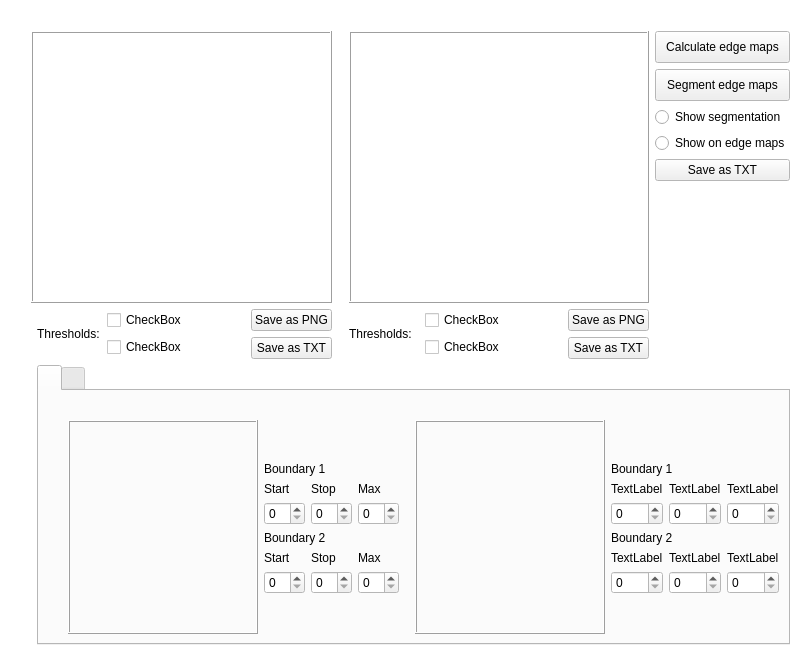
          <widget class="QWidget" name="scrollAreaWidgetContents_4">
           <property name="geometry">
            <rect>
             <x>0</x>
             <y>0</y>
             <width>801</width>
             <height>656</height>
            </rect>
           </property>
           <property name="palette">
            <palette>
             <active>
              <colorrole role="Base">
               <brush brushstyle="SolidPattern">
                <color alpha="255">
                 <red>255</red>
                 <green>255</green>
                 <blue>255</blue>
                </color>
               </brush>
              </colorrole>
              <colorrole role="Window">
               <brush brushstyle="SolidPattern">
                <color alpha="255">
                 <red>255</red>
                 <green>255</green>
                 <blue>255</blue>
                </color>
               </brush>
              </colorrole>
             </active>
             <inactive>
              <colorrole role="Base">
               <brush brushstyle="SolidPattern">
                <color alpha="255">
                 <red>255</red>
                 <green>255</green>
                 <blue>255</blue>
                </color>
               </brush>
              </colorrole>
              <colorrole role="Window">
               <brush brushstyle="SolidPattern">
                <color alpha="255">
                 <red>255</red>
                 <green>255</green>
                 <blue>255</blue>
                </color>
               </brush>
              </colorrole>
             </inactive>
             <disabled>
              <colorrole role="Base">
               <brush brushstyle="SolidPattern">
                <color alpha="255">
                 <red>255</red>
                 <green>255</green>
                 <blue>255</blue>
                </color>
               </brush>
              </colorrole>
              <colorrole role="Window">
               <brush brushstyle="SolidPattern">
                <color alpha="255">
                 <red>255</red>
                 <green>255</green>
                 <blue>255</blue>
                </color>
               </brush>
              </colorrole>
             </disabled>
            </palette>
           </property>
           <layout class="QGridLayout" name="gridLayout_26">
            <item row="5" column="0">
             <spacer name="verticalSpacer_17">
              <property name="orientation">
               <enum>Qt::Vertical</enum>
              </property>
              <property name="sizeHint" stdset="0">
               <size>
                <width>20</width>
                <height>40</height>
               </size>
              </property>
             </spacer>
            </item>
            <item row="2" column="0">
             <spacer name="verticalSpacer_18">
              <property name="orientation">
               <enum>Qt::Vertical</enum>
              </property>
              <property name="sizeHint" stdset="0">
               <size>
                <width>20</width>
                <height>136</height>
               </size>
              </property>
             </spacer>
            </item>
            <item row="3" column="5" colspan="2">
             <layout class="QGridLayout" name="gridLayout_14">
              <item row="0" column="1">
               <widget class="QCheckBox" name="checkBox_12">
                <property name="text">
                 <string>CheckBox</string>
                </property>
               </widget>
              </item>
              <item row="1" column="1">
               <widget class="QCheckBox" name="checkBox_13">
                <property name="text">
                 <string>CheckBox</string>
                </property>
               </widget>
              </item>
              <item row="0" column="0" rowspan="2">
               <widget class="QLabel" name="label_22">
                <property name="text">
                 <string>Thresholds:</string>
                </property>
               </widget>
              </item>
             </layout>
            </item>
            <item row="1" column="0">
             <spacer name="verticalSpacer_16">
              <property name="orientation">
               <enum>Qt::Vertical</enum>
              </property>
              <property name="sizeType">
               <enum>QSizePolicy::Fixed</enum>
              </property>
              <property name="sizeHint" stdset="0">
               <size>
                <width>20</width>
                <height>150</height>
               </size>
              </property>
             </spacer>
            </item>
            <item row="0" column="4">
             <spacer name="horizontalSpacer_27">
              <property name="orientation">
               <enum>Qt::Horizontal</enum>
              </property>
              <property name="sizeType">
               <enum>QSizePolicy::Fixed</enum>
              </property>
              <property name="sizeHint" stdset="0">
               <size>
                <width>5</width>
                <height>20</height>
               </size>
              </property>
             </spacer>
            </item>
            <item row="3" column="3">
             <layout class="QGridLayout" name="gridLayout_15">
              <item row="0" column="1">
               <widget class="QPushButton" name="pushButton_9">
                <property name="text">
                 <string>Save as PNG</string>
                </property>
               </widget>
              </item>
              <item row="1" column="1">
               <widget class="QPushButton" name="pushButton_10">
                <property name="text">
                 <string>Save as TXT</string>
                </property>
               </widget>
              </item>
              <item row="0" column="0" rowspan="2">
               <spacer name="horizontalSpacer_30">
                <property name="orientation">
                 <enum>Qt::Horizontal</enum>
                </property>
                <property name="sizeHint" stdset="0">
                 <size>
                  <width>40</width>
                  <height>20</height>
                 </size>
                </property>
               </spacer>
              </item>
             </layout>
            </item>
            <item row="3" column="2">
             <layout class="QGridLayout" name="gridLayout_13">
              <item row="0" column="1">
               <widget class="QCheckBox" name="checkBox_10">
                <property name="text">
                 <string>CheckBox</string>
                </property>
               </widget>
              </item>
              <item row="1" column="1">
               <widget class="QCheckBox" name="checkBox_11">
                <property name="text">
                 <string>CheckBox</string>
                </property>
               </widget>
              </item>
              <item row="0" column="0" rowspan="2">
               <widget class="QLabel" name="label_21">
                <property name="text">
                 <string>Thresholds:</string>
                </property>
               </widget>
              </item>
             </layout>
            </item>
            <item row="4" column="2" rowspan="2" colspan="7">
             <widget class="QTabWidget" name="tabWidget">
              <property name="currentIndex">
               <number>0</number>
              </property>
              <widget class="QWidget" name="tabWidgetPage1">
               <attribute name="title">
                <string/>
               </attribute>
               <layout class="QGridLayout" name="gridLayout_18">
                <item row="0" column="0">
                 <layout class="QGridLayout" name="gridLayout_17">
                  <item row="0" column="4">
                   <spacer name="horizontalSpacer_35">
                    <property name="orientation">
                     <enum>Qt::Horizontal</enum>
                    </property>
                    <property name="sizeHint" stdset="0">
                     <size>
                      <width>40</width>
                      <height>20</height>
                     </size>
                    </property>
                   </spacer>
                  </item>
                  <item row="1" column="1">
                   <widget class="QFrame" name="frame_8">
                    <property name="frameShape">
                     <enum>QFrame::Box</enum>
                    </property>
                    <property name="frameShadow">
                     <enum>QFrame::Raised</enum>
                    </property>
                   </widget>
                  </item>
                  <item row="1" column="4">
                   <widget class="QFrame" name="frame_9">
                    <property name="frameShape">
                     <enum>QFrame::Box</enum>
                    </property>
                    <property name="frameShadow">
                     <enum>QFrame::Raised</enum>
                    </property>
                   </widget>
                  </item>
                  <item row="0" column="5">
                   <spacer name="horizontalSpacer_32">
                    <property name="orientation">
                     <enum>Qt::Horizontal</enum>
                    </property>
                    <property name="sizeType">
                     <enum>QSizePolicy::Fixed</enum>
                    </property>
                    <property name="sizeHint" stdset="0">
                     <size>
                      <width>40</width>
                      <height>20</height>
                     </size>
                    </property>
                   </spacer>
                  </item>
                  <item row="0" column="2">
                   <spacer name="horizontalSpacer_34">
                    <property name="orientation">
                     <enum>Qt::Horizontal</enum>
                    </property>
                    <property name="sizeType">
                     <enum>QSizePolicy::Fixed</enum>
                    </property>
                    <property name="sizeHint" stdset="0">
                     <size>
                      <width>40</width>
                      <height>20</height>
                     </size>
                    </property>
                   </spacer>
                  </item>
                  <item row="0" column="1">
                   <spacer name="horizontalSpacer_33">
                    <property name="orientation">
                     <enum>Qt::Horizontal</enum>
                    </property>
                    <property name="sizeHint" stdset="0">
                     <size>
                      <width>40</width>
                      <height>20</height>
                     </size>
                    </property>
                   </spacer>
                  </item>
                  <item row="1" column="0">
                   <spacer name="verticalSpacer_21">
                    <property name="orientation">
                     <enum>Qt::Vertical</enum>
                    </property>
                    <property name="sizeHint" stdset="0">
                     <size>
                      <width>20</width>
                      <height>40</height>
                     </size>
                    </property>
                   </spacer>
                  </item>
                  <item row="0" column="3">
                   <spacer name="horizontalSpacer_36">
                    <property name="orientation">
                     <enum>Qt::Horizontal</enum>
                    </property>
                    <property name="sizeType">
                     <enum>QSizePolicy::Fixed</enum>
                    </property>
                    <property name="sizeHint" stdset="0">
                     <size>
                      <width>10</width>
                      <height>20</height>
                     </size>
                    </property>
                   </spacer>
                  </item>
                  <item row="1" column="2">
                   <layout class="QGridLayout" name="gridLayout_19">
                    <item row="2" column="1">
                     <widget class="QLabel" name="label_24">
                      <property name="text">
                       <string>Stop</string>
                      </property>
                     </widget>
                    </item>
                    <item row="4" column="0" colspan="3">
                     <widget class="QLabel" name="label_27">
                      <property name="text">
                       <string>Boundary 2</string>
                      </property>
                     </widget>
                    </item>
                    <item row="3" column="2">
                     <widget class="QSpinBox" name="spinBox_11"/>
                    </item>
                    <item row="3" column="1">
                     <widget class="QSpinBox" name="spinBox_10"/>
                    </item>
                    <item row="2" column="2">
                     <widget class="QLabel" name="label_25">
                      <property name="text">
                       <string>Max</string>
                      </property>
                     </widget>
                    </item>
                    <item row="6" column="1">
                     <widget class="QSpinBox" name="spinBox_13"/>
                    </item>
                    <item row="6" column="0">
                     <widget class="QSpinBox" name="spinBox_12"/>
                    </item>
                    <item row="2" column="0">
                     <widget class="QLabel" name="label_23">
                      <property name="text">
                       <string>Start</string>
                      </property>
                     </widget>
                    </item>
                    <item row="6" column="2">
                     <widget class="QSpinBox" name="spinBox_14"/>
                    </item>
                    <item row="5" column="0">
                     <widget class="QLabel" name="label_26">
                      <property name="text">
                       <string>Start</string>
                      </property>
                     </widget>
                    </item>
                    <item row="0" column="1">
                     <spacer name="verticalSpacer_22">
                      <property name="orientation">
                       <enum>Qt::Vertical</enum>
                      </property>
                      <property name="sizeType">
                       <enum>QSizePolicy::MinimumExpanding</enum>
                      </property>
                      <property name="sizeHint" stdset="0">
                       <size>
                        <width>20</width>
                        <height>40</height>
                       </size>
                      </property>
                     </spacer>
                    </item>
                    <item row="3" column="0">
                     <widget class="QSpinBox" name="spinBox_9"/>
                    </item>
                    <item row="7" column="1">
                     <spacer name="verticalSpacer_23">
                      <property name="orientation">
                       <enum>Qt::Vertical</enum>
                      </property>
                      <property name="sizeType">
                       <enum>QSizePolicy::Fixed</enum>
                      </property>
                      <property name="sizeHint" stdset="0">
                       <size>
                        <width>20</width>
                        <height>40</height>
                       </size>
                      </property>
                     </spacer>
                    </item>
                    <item row="1" column="0" colspan="3">
                     <widget class="QLabel" name="label_28">
                      <property name="text">
                       <string>Boundary 1</string>
                      </property>
                     </widget>
                    </item>
                    <item row="5" column="1">
                     <widget class="QLabel" name="label_29">
                      <property name="text">
                       <string>Stop</string>
                      </property>
                     </widget>
                    </item>
                    <item row="5" column="2">
                     <widget class="QLabel" name="label_30">
                      <property name="text">
                       <string>Max</string>
                      </property>
                     </widget>
                    </item>
                   </layout>
                  </item>
                  <item row="1" column="5">
                   <layout class="QGridLayout" name="gridLayout_20">
                    <item row="2" column="0">
                     <widget class="QLabel" name="label_36">
                      <property name="text">
                       <string>TextLabel</string>
                      </property>
                     </widget>
                    </item>
                    <item row="5" column="2">
                     <widget class="QLabel" name="label_38">
                      <property name="text">
                       <string>TextLabel</string>
                      </property>
                     </widget>
                    </item>
                    <item row="2" column="2">
                     <widget class="QLabel" name="label_37">
                      <property name="text">
                       <string>TextLabel</string>
                      </property>
                     </widget>
                    </item>
                    <item row="4" column="0" colspan="3">
                     <widget class="QLabel" name="label_33">
                      <property name="text">
                       <string>Boundary 2</string>
                      </property>
                     </widget>
                    </item>
                    <item row="5" column="0">
                     <widget class="QLabel" name="label_35">
                      <property name="text">
                       <string>TextLabel</string>
                      </property>
                     </widget>
                    </item>
                    <item row="3" column="2">
                     <widget class="QSpinBox" name="spinBox_20"/>
                    </item>
                    <item row="3" column="0">
                     <widget class="QSpinBox" name="spinBox_19"/>
                    </item>
                    <item row="0" column="1">
                     <spacer name="verticalSpacer_25">
                      <property name="orientation">
                       <enum>Qt::Vertical</enum>
                      </property>
                      <property name="sizeType">
                       <enum>QSizePolicy::MinimumExpanding</enum>
                      </property>
                      <property name="sizeHint" stdset="0">
                       <size>
                        <width>20</width>
                        <height>40</height>
                       </size>
                      </property>
                     </spacer>
                    </item>
                    <item row="6" column="2">
                     <widget class="QSpinBox" name="spinBox_18"/>
                    </item>
                    <item row="6" column="0">
                     <widget class="QSpinBox" name="spinBox_17"/>
                    </item>
                    <item row="1" column="0" colspan="3">
                     <widget class="QLabel" name="label_31">
                      <property name="text">
                       <string>Boundary 1</string>
                      </property>
                     </widget>
                    </item>
                    <item row="5" column="1">
                     <widget class="QLabel" name="label_34">
                      <property name="text">
                       <string>TextLabel</string>
                      </property>
                     </widget>
                    </item>
                    <item row="3" column="1">
                     <widget class="QSpinBox" name="spinBox_15"/>
                    </item>
                    <item row="2" column="1">
                     <widget class="QLabel" name="label_32">
                      <property name="text">
                       <string>TextLabel</string>
                      </property>
                     </widget>
                    </item>
                    <item row="6" column="1">
                     <widget class="QSpinBox" name="spinBox_16"/>
                    </item>
                    <item row="7" column="1">
                     <spacer name="verticalSpacer_27">
                      <property name="orientation">
                       <enum>Qt::Vertical</enum>
                      </property>
                      <property name="sizeType">
                       <enum>QSizePolicy::Fixed</enum>
                      </property>
                      <property name="sizeHint" stdset="0">
                       <size>
                        <width>20</width>
                        <height>40</height>
                       </size>
                      </property>
                     </spacer>
                    </item>
                   </layout>
                  </item>
                 </layout>
                </item>
               </layout>
              </widget>
              <widget class="QWidget" name="tabWidgetPage2">
               <attribute name="title">
                <string/>
               </attribute>
              </widget>
             </widget>
            </item>
            <item row="0" column="6" colspan="2">
             <spacer name="horizontalSpacer_25">
              <property name="orientation">
               <enum>Qt::Horizontal</enum>
              </property>
              <property name="sizeHint" stdset="0">
               <size>
                <width>40</width>
                <height>20</height>
               </size>
              </property>
             </spacer>
            </item>
            <item row="0" column="2">
             <spacer name="horizontalSpacer_26">
              <property name="orientation">
               <enum>Qt::Horizontal</enum>
              </property>
              <property name="sizeType">
               <enum>QSizePolicy::Fixed</enum>
              </property>
              <property name="sizeHint" stdset="0">
               <size>
                <width>150</width>
                <height>20</height>
               </size>
              </property>
             </spacer>
            </item>
            <item row="3" column="7">
             <layout class="QGridLayout" name="gridLayout_16">
              <item row="0" column="1">
               <widget class="QPushButton" name="pushButton_11">
                <property name="text">
                 <string>Save as PNG</string>
                </property>
               </widget>
              </item>
              <item row="1" column="1">
               <widget class="QPushButton" name="pushButton_12">
                <property name="text">
                 <string>Save as TXT</string>
                </property>
               </widget>
              </item>
              <item row="0" column="0" rowspan="2">
               <spacer name="horizontalSpacer_31">
                <property name="orientation">
                 <enum>Qt::Horizontal</enum>
                </property>
                <property name="sizeHint" stdset="0">
                 <size>
                  <width>40</width>
                  <height>20</height>
                 </size>
                </property>
               </spacer>
              </item>
             </layout>
            </item>
            <item row="0" column="3">
             <spacer name="horizontalSpacer_28">
              <property name="orientation">
               <enum>Qt::Horizontal</enum>
              </property>
              <property name="sizeHint" stdset="0">
               <size>
                <width>40</width>
                <height>20</height>
               </size>
              </property>
             </spacer>
            </item>
            <item row="0" column="5">
             <spacer name="horizontalSpacer_24">
              <property name="orientation">
               <enum>Qt::Horizontal</enum>
              </property>
              <property name="sizeType">
               <enum>QSizePolicy::Fixed</enum>
              </property>
              <property name="sizeHint" stdset="0">
               <size>
                <width>150</width>
                <height>20</height>
               </size>
              </property>
             </spacer>
            </item>
            <item row="0" column="8">
             <spacer name="horizontalSpacer_29">
              <property name="orientation">
               <enum>Qt::Horizontal</enum>
              </property>
              <property name="sizeType">
               <enum>QSizePolicy::Fixed</enum>
              </property>
              <property name="sizeHint" stdset="0">
               <size>
                <width>120</width>
                <height>20</height>
               </size>
              </property>
             </spacer>
            </item>
            <item row="1" column="8">
             <layout class="QGridLayout" name="gridLayout_4">
              <item row="0" column="0">
               <widget class="QToolButton" name="toolButton_8">
                <property name="sizePolicy">
                 <sizepolicy hsizetype="Preferred" vsizetype="Maximum">
                  <horstretch>0</horstretch>
                  <verstretch>0</verstretch>
                 </sizepolicy>
                </property>
                <property name="maximumSize">
                 <size>
                  <width>16777215</width>
                  <height>100</height>
                 </size>
                </property>
                <property name="text">
                 <string>Calculate edge maps</string>
                </property>
               </widget>
              </item>
              <item row="1" column="0">
               <widget class="QToolButton" name="toolButton_9">
                <property name="sizePolicy">
                 <sizepolicy hsizetype="Preferred" vsizetype="Maximum">
                  <horstretch>0</horstretch>
                  <verstretch>0</verstretch>
                 </sizepolicy>
                </property>
                <property name="maximumSize">
                 <size>
                  <width>16777215</width>
                  <height>100</height>
                 </size>
                </property>
                <property name="text">
                 <string>Segment edge maps</string>
                </property>
               </widget>
              </item>
              <item row="3" column="0">
               <widget class="QRadioButton" name="radioButton_4">
                <property name="text">
                 <string>Show on edge maps</string>
                </property>
               </widget>
              </item>
              <item row="2" column="0">
               <widget class="QRadioButton" name="radioButton_3">
                <property name="text">
                 <string>Show segmentation</string>
                </property>
               </widget>
              </item>
              <item row="4" column="0">
               <widget class="QPushButton" name="pushButton_8">
                <property name="text">
                 <string>Save as TXT</string>
                </property>
               </widget>
              </item>
             </layout>
            </item>
            <item row="3" column="0">
             <spacer name="verticalSpacer_19">
              <property name="orientation">
               <enum>Qt::Vertical</enum>
              </property>
              <property name="sizeType">
               <enum>QSizePolicy::Fixed</enum>
              </property>
              <property name="sizeHint" stdset="0">
               <size>
                <width>20</width>
                <height>40</height>
               </size>
              </property>
             </spacer>
            </item>
            <item row="4" column="0">
             <spacer name="verticalSpacer_20">
              <property name="orientation">
               <enum>Qt::Vertical</enum>
              </property>
              <property name="sizeHint" stdset="0">
               <size>
                <width>20</width>
                <height>40</height>
               </size>
              </property>
             </spacer>
            </item>
            <item row="1" column="1" rowspan="2" colspan="3">
             <widget class="QFrame" name="frame_6">
              <property name="frameShape">
               <enum>QFrame::Box</enum>
              </property>
              <property name="frameShadow">
               <enum>QFrame::Raised</enum>
              </property>
             </widget>
            </item>
            <item row="1" column="5" rowspan="2" colspan="3">
             <widget class="QFrame" name="frame_7">
              <property name="frameShape">
               <enum>QFrame::Box</enum>
              </property>
              <property name="frameShadow">
               <enum>QFrame::Raised</enum>
              </property>
             </widget>
            </item>
           </layout>
          </widget>
